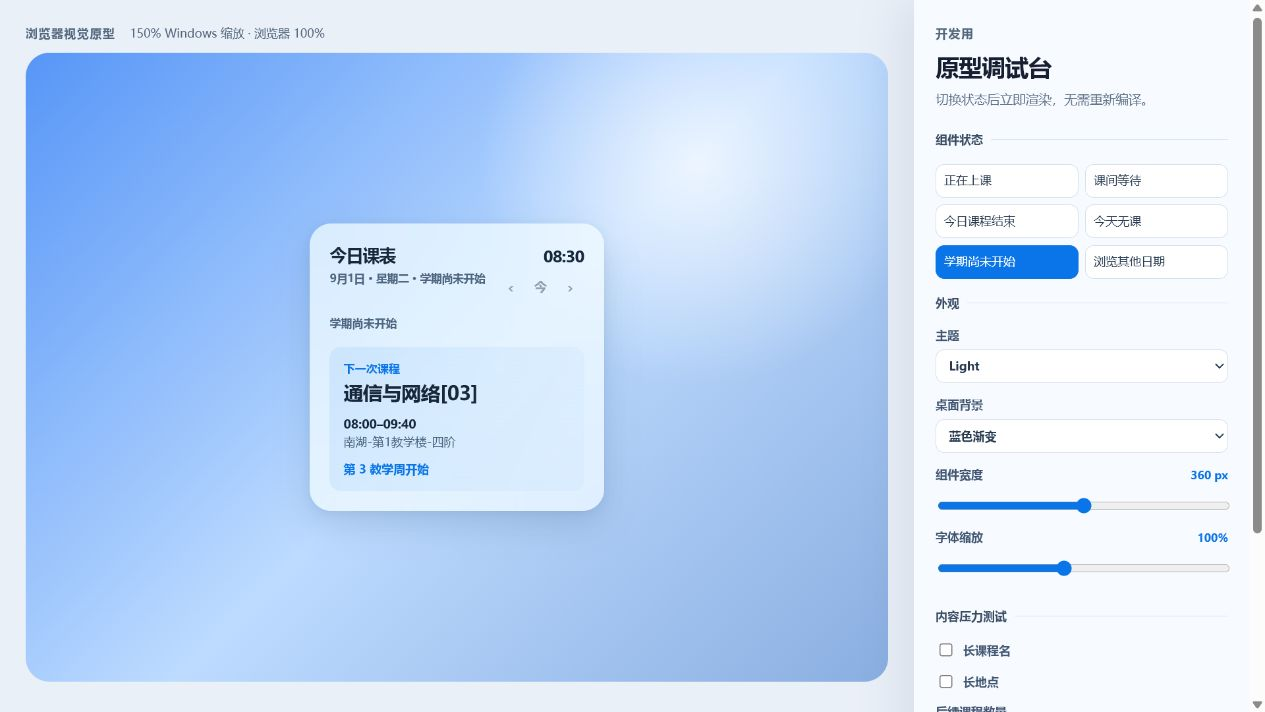
#> input picture artifacts/before-semester.png, 1265 x 712 px
$ python -i preprocess.py   (imports and definitions only)
#> lines starting #> are read from the running program, lines starting #| are printed output that depends on the picture; after the words box and inside, x2 and y2 are one past the last pixel; in counts of white or black regions, pixels touching at a corner belong together
from __future__ import annotations

from dataclasses import dataclass
from pathlib import Path

import cv2
import numpy as np
from PIL import Image, ImageOps

from .models import OcrToken, PixelBox, PreprocessedImage, transform_points


class ImageReadError(RuntimeError):
    pass


@dataclass(frozen=True)
class PreprocessConfig:
    scale: float = 1.0
    max_dimension: int | None = 1600
    deskew: bool = False
    max_skew_degrees: float = 5.0
    adaptive_block_size: int = 31
    adaptive_c: int = 11


def _load_exif_corrected(path: Path) -> np.ndarray:
    if path.suffix.lower() not in {".png", ".jpg", ".jpeg"}:
        raise ImageReadError("only PNG, JPG, and JPEG are supported")
    try:
        with Image.open(path) as source:
#> source is the input picture: PIL image 1265x712 RGB; mean R, G, B 195.8, 217.9, 246.9
            image = ImageOps.exif_transpose(source).convert("RGB")
            rgb = np.asarray(image)
    except Exception as error:  # Pillow raises format-specific exceptions.
        raise ImageReadError(f"could not read image: {error}") from error
    return cv2.cvtColor(rgb, cv2.COLOR_RGB2BGR)


# [37 lines left out: function _estimate_skew, not called in this run]


def preprocess_image(path: str | Path, config: PreprocessConfig | None = None) -> PreprocessedImage:
    config = config or PreprocessConfig()
    source_path = Path(path)
    original = _load_exif_corrected(source_path)
    original_height, original_width = original.shape[:2]
#> original_height = 712; original_width = 1265

    requested_scale = float(config.scale)
    if requested_scale <= 0:
        raise ValueError("scale must be greater than zero")
    if config.max_dimension:
        requested_scale = min(
            requested_scale,
            config.max_dimension / max(original_width, original_height),
        )
#> requested_scale = 1
    requested_scale = max(requested_scale, 0.1)

    scaled_width = max(1, int(round(original_width * requested_scale)))
#> scaled_width = 1265
    scaled_height = max(1, int(round(original_height * requested_scale)))
#> scaled_height = 712
    interpolation = cv2.INTER_AREA if requested_scale < 1.0 else cv2.INTER_CUBIC
#> interpolation = 2
    scaled = cv2.resize(original, (scaled_width, scaled_height), interpolation=interpolation)
    gray_scaled = cv2.cvtColor(scaled, cv2.COLOR_BGR2GRAY)
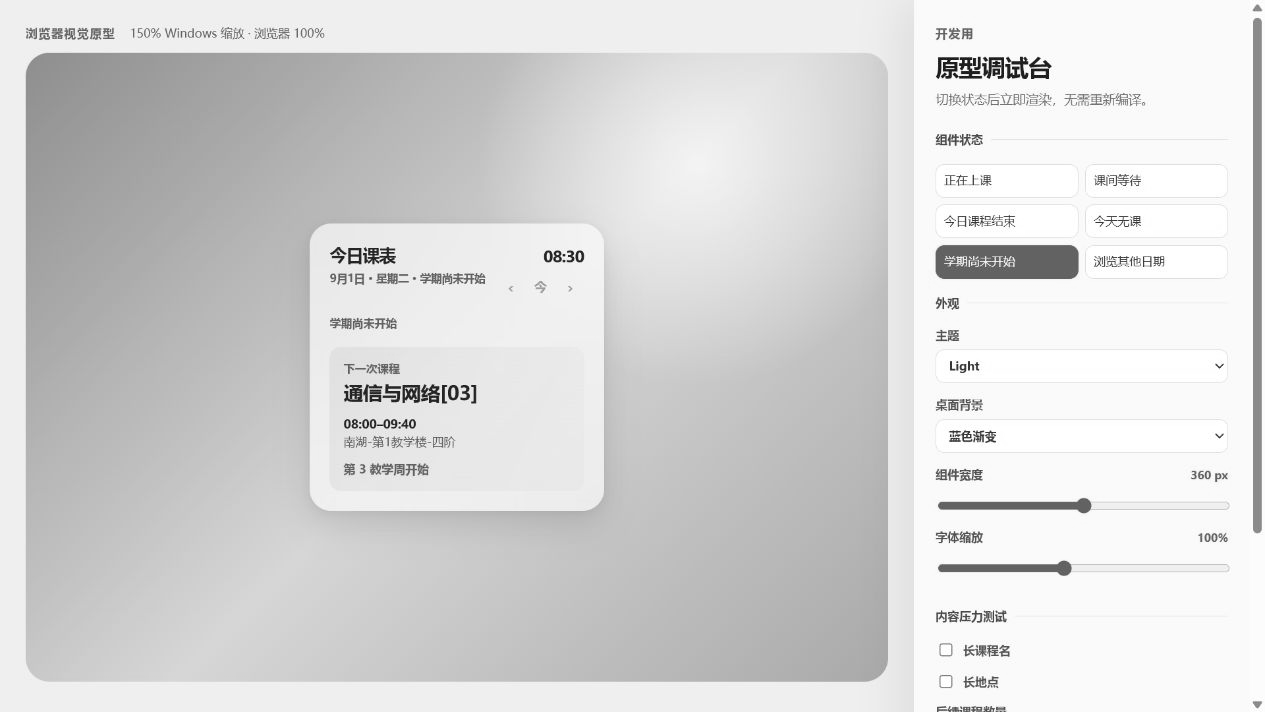
#> gray_scaled: shape (712, 1265); min 7, max 255, mean 214.7
    clahe = cv2.createCLAHE(clipLimit=2.0, tileGridSize=(8, 8))
    enhanced = clahe.apply(gray_scaled)
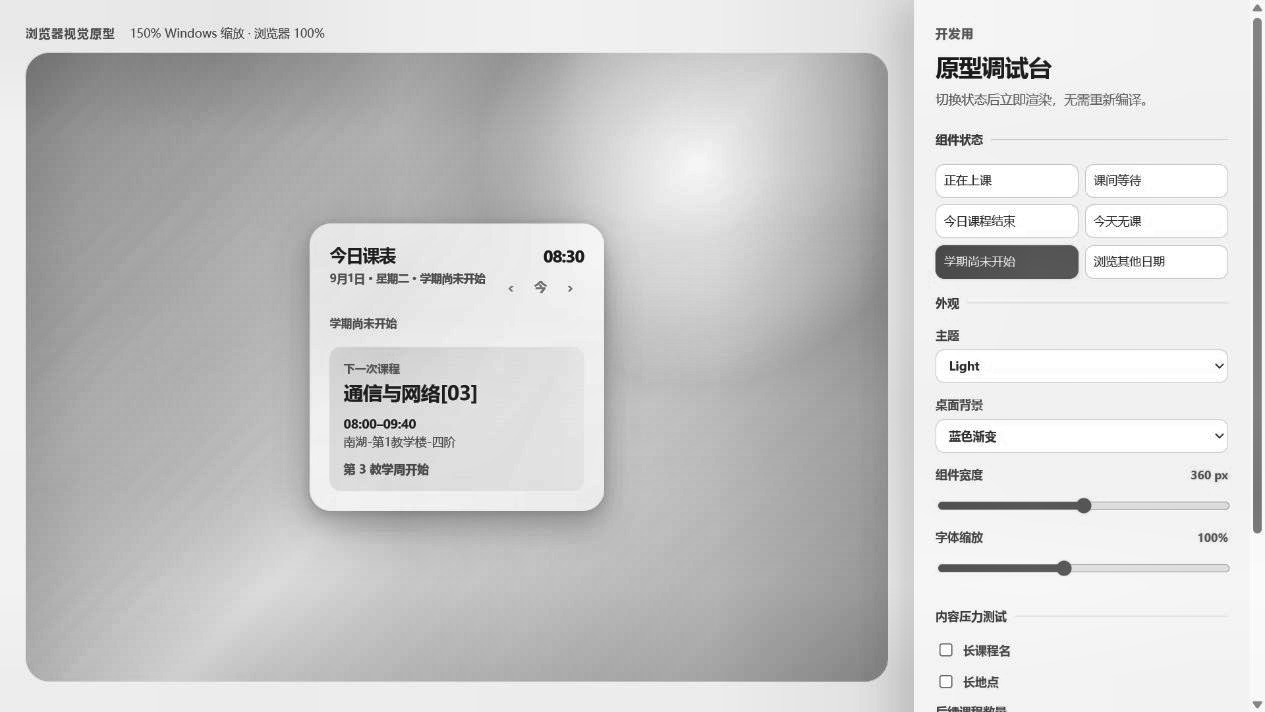
#> enhanced: shape (712, 1265); min 5, max 255, mean 203

    angle = 0.0
    warnings: list[str] = []
    if config.deskew:
        angle, angle_warnings = _estimate_skew(enhanced, config.max_skew_degrees)
        warnings.extend(angle_warnings)

    center = (scaled_width / 2.0, scaled_height / 2.0)
#> center = (632.5, 356)
    rotation_2x3 = cv2.getRotationMatrix2D(center, angle, 1.0)
#> rotation_2x3 = [[1, 0, 0], [0, 1, 0]]
    working = cv2.warpAffine(
        scaled,
        rotation_2x3,
        (scaled_width, scaled_height),
        flags=cv2.INTER_CUBIC,
        borderMode=cv2.BORDER_CONSTANT,
        borderValue=(255, 255, 255),
    )
    gray = cv2.cvtColor(working, cv2.COLOR_BGR2GRAY)
    gray = clahe.apply(gray)

    block_size = max(3, config.adaptive_block_size | 1)
    binary = cv2.adaptiveThreshold(
        gray,
        255,
        cv2.ADAPTIVE_THRESH_GAUSSIAN_C,
        cv2.THRESH_BINARY_INV,
        block_size,
        config.adaptive_c,
    )
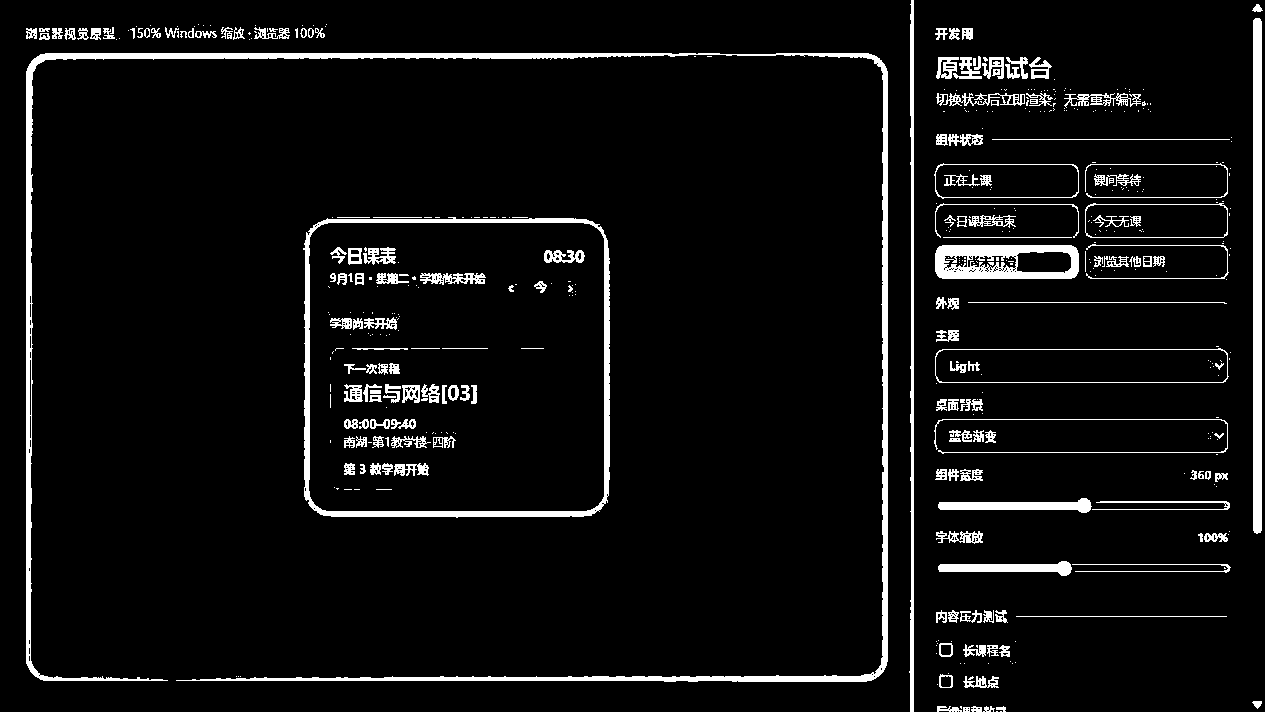
#> binary: shape (712, 1265); 6% white; 469 white regions (294 under 20 px), largest, box (x1, y1, x2, y2) and area: (26, 53, 888, 682) 14374, (303, 217, 610, 518) 5946, (1253, 18, 1262, 534) 4626

    scale_matrix = np.array(
        [[requested_scale, 0.0, 0.0], [0.0, requested_scale, 0.0], [0.0, 0.0, 1.0]],
        dtype=np.float64,
    )
#> scale_matrix = [[1, 0, 0], [0, 1, 0], [0, 0, 1]]
    rotation_matrix = np.vstack([rotation_2x3, [0.0, 0.0, 1.0]]).astype(np.float64)
    transform = rotation_matrix @ scale_matrix
    inverse = np.linalg.inv(transform)

    return PreprocessedImage(
        original_bgr=original,
        working_bgr=working,
        gray=gray,
        binary=binary,
        transform=transform,
        inverse_transform=inverse,
        original_width=original_width,
        original_height=original_height,
        applied_scale=requested_scale,
        deskew_angle=angle,
        warnings=warnings,
    )


# [32 lines left out: functions map_box_to_original, map_tokens_to_original, not called in this run]

>>> result = preprocess_image('../../artifacts/before-semester.png')

$ run again, on artifacts/gallery.png
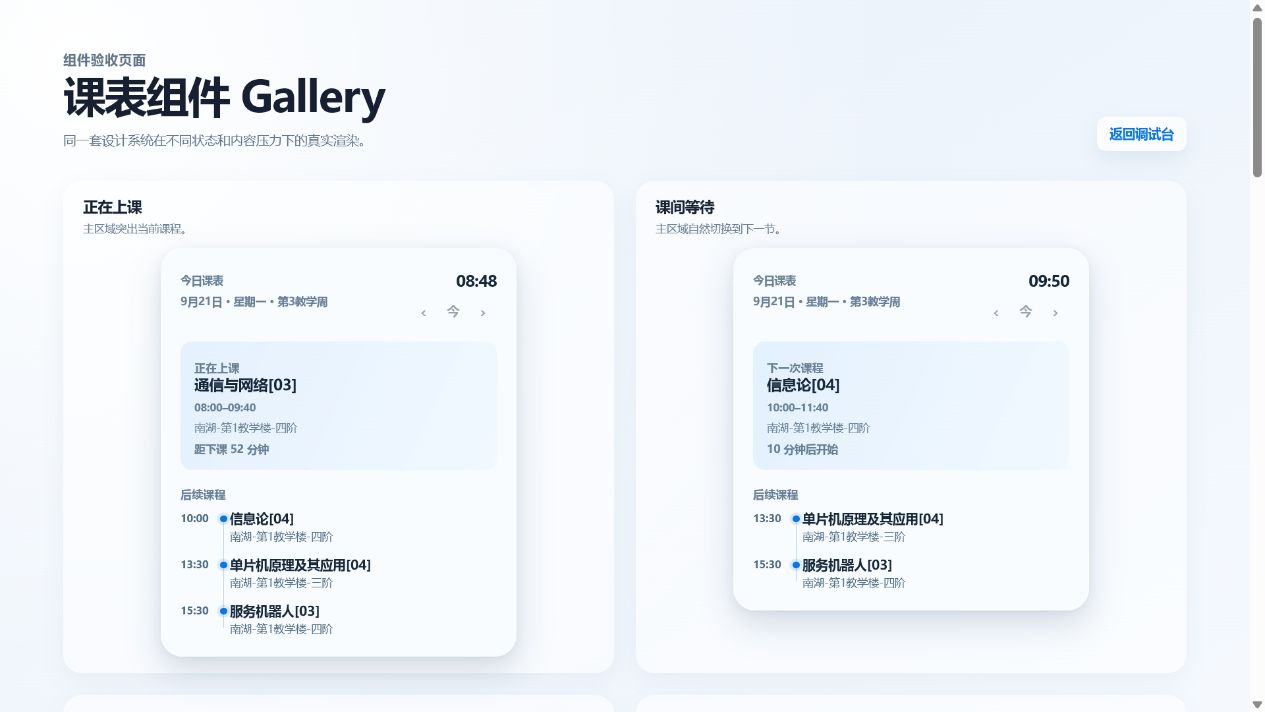
#> input picture artifacts/gallery.png, 1265 x 712 px
#> in _load_exif_corrected, source is the input picture: PIL image 1265x712 RGB; mean R, G, B 239.4, 243.8, 248.9
#> in preprocess_image, `enhanced = clahe.apply(gray_scaled)`:
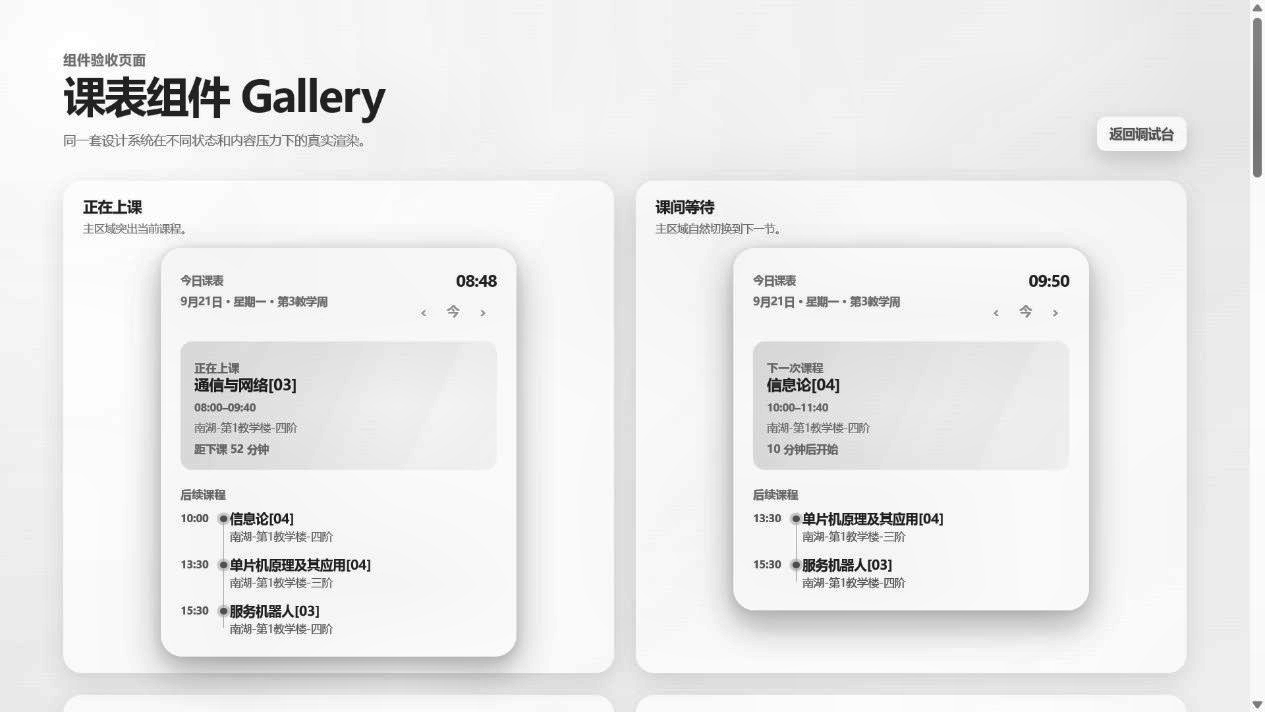
#> enhanced: shape (712, 1265); min 3, max 255, mean 235.4
#> in preprocess_image, `binary = cv2.adaptiveThreshold( gray, 255, cv2.ADAPTIVE_THRESH_GAUSSIA..`:
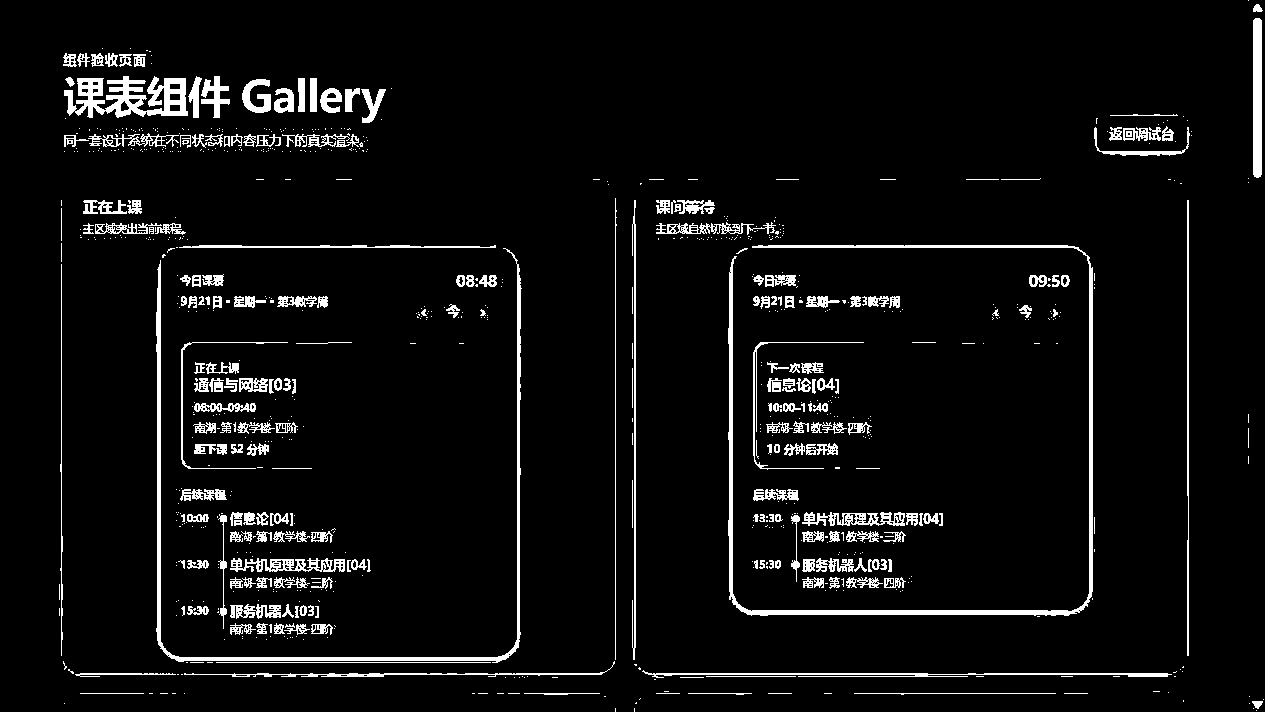
#> binary: shape (712, 1265); 5.4% white; 837 white regions (603 under 20 px), largest, box (x1, y1, x2, y2) and area: (728, 245, 1093, 616) 5528, (156, 248, 522, 663) 4314, (64, 76, 188, 118) 2861
